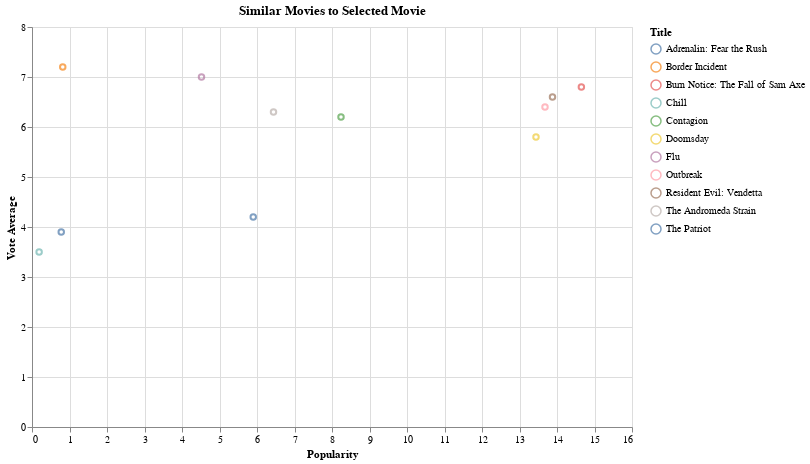

Here is the notebook cell this chart was saved with:
### Code cell
dropdown_symbol = alt.binding_select(options=list(similar_movies["query_title"].unique()), name=" ")
selection_symbol = alt.selection_point(fields=["query_title"], bind=dropdown_symbol, value=filtered_movies['title'].values[0])

# display the similar movies on a chart
alt.Chart(similar_movies).mark_point().encode(
    alt.X('popularity', title='Popularity'),
    alt.Y('vote_average', title='Vote Average'),
    alt.Color('title', title='Title'),
    tooltip=['title', 'overview']
).add_params(
    selection_symbol
).transform_filter(
    selection_symbol
).properties(
    title='Similar Movies to Selected Movie',
    width=600,
    height=400,
).interactive()

### Figure 1 — Vega-Lite specification as saved in the notebook (floating-point values rounded to 4 significant figures)
{"config": {"view": {"continuousWidth": 300, "continuousHeight": 300}}, "data": {"name": "data-91dce4392180328967685c1d944f3f85"}, "mark": {"type": "point"}, "encoding": {"color": {"field": "title", "title": "Title", "type": "nominal"}, "tooltip": [{"field": "title", "type": "nominal"}, {"field": "overview", "type": "nominal"}], "x": {"field": "popularity", "title": "Popularity", "type": "quantitative"}, "y": {"field": "vote_average", "title": "Vote Average", "type": "quantitative"}}, "height": 400, "params": [{"name": "param_24", "select": {"type": "point", "fields": ["query_title"]}, "bind": {"input": "select", "options": ["Outbreak", "Billy Madison", "Pulp Fiction", "Mallrats", "The Swan Princess"], "name": " "}, "value": "Outbreak"}, {"name": "param_25", "select": {"type": "interval", "encodings": ["x", "y"]}, "bind": "scales"}], "title": "Similar Movies to Selected Movie", "transform": [{"filter": {"param": "param_24"}}], "width": 600, "$schema": "https://vega.github.io/schema/vega-lite/v5.17.0.json", "datasets": {"data-91dce4392180328967685c1d944f3f85": [{"id": 6950.0, "title": "Outbreak", "overview": "A deadly airborne virus finds its way into the USA and starts killing off people at an epidemic rate. Col Sam Daniels' job is to stop the virus spreading from a small town, which must be quarantined, and to prevent an over reaction by the White House.", "popularity": 13.68, "vote_average": 6.4, "query_title": "Outbreak"}, {"id": 6058.0, "title": "The Patriot", "overview": "A deadly virus threatens to wipe out an entire Rocky Mountain town, leaving the town doctor to find some way to escape the soldiers who enforce the town's quarantine and devise an antidote. Matters take a more deadly turn after the physician is captured by a dangerously unstable band of militia extremists.", "popularity": 5.9, "vote_average": 4.2, "query_title": "Outbreak"}, {"id": 13460.0, "title": "Doomsday", "overview": "A lethal virus spreads throughout the British isles,infecting millions and killing hundreds of thousands. To contain the threat, acting authorities brutally quarantine the country as it succumbs to fear and chaos. The quarantine is successful. Three decades later, the Reaper virus violently resurfaces in a major city. An elite group of specialists is urgently dispatched into the still-quarantined country to retrieve a cure by any means necessary. Shut off from the rest of the world, the unit must battle through a landscape that has become a waking nightmare.", "popularity": 13.44, "vote_average": 5.8, "query_title": "Outbreak"}, {"id": 39540.0, "title": "Contagion", "overview": "As an epidemic of a lethal airborne virus - that kills within days - rapidly grows, the worldwide medical community races to find a cure and control the panic that spreads faster than the virus itself.", "popularity": 8.24, "vote_average": 6.2, "query_title": "Outbreak"}, {"id": 14300.0, "title": "The Andromeda Strain", "overview": "A U.S. satellite crash-lands near a small town in Utah, unleashing a deadly plague that kills virtually everyone except two survivors, who may provide clues to immunizing the population. As the military attempts to quarantine the area, a team of highly specialized scientists is assembled to find a cure and stop the spread of the alien pathogen, code-named Andromeda.", "popularity": 6.44, "vote_average": 6.3, "query_title": "Outbreak"}, {"id": 52680.0, "title": "Chill", "overview": "In this classic retro horror thriller, Sam, an aspiring writer, takes a job as a clerk in an L.A. inner city grocery market owned by the sinister Dr. Munoz, a former scientist who claims to have a rare skin condition.", "popularity": 0.19, "vote_average": 3.5, "query_title": "Outbreak"}, {"id": 55690.0, "title": "Adrenalin: Fear the Rush", "overview": "In a not-too-distant future, a lethal virus sweeps across Europe, prompting the creation of quarantine refugee camps in the United States. Police officers Delon (Natasha Henstridge) and Lemieux (Christopher Lambert) learn of a grisly murder in the Boston camp and team up to investigate. Suspecting the ruthless killer is infected with the virus, the pair have just hours to stop him before he becomes contagious and infects the entire population.", "popularity": 0.78, "vote_average": 3.9, "query_title": "Outbreak"}, {"id": 400100.0, "title": "Resident Evil: Vendetta", "overview": "BSAA Chris Redfield enlists the help of government agent Leon S. Kennedy and Professor Rebecca Chambers from Alexander Institute of Biotechnology to stop a death merchant with a vengeance from spreading a deadly virus in New York.", "popularity": 13.88, "vote_average": 6.6, "query_title": "Outbreak"}, {"id": 200100.0, "title": "Flu", "overview": "Infected through the respiratory system, there is a new kind of disease that kills in 36 hours once infected. The people of the city struggle to survive this. The worst epidemic ever seen is sweeping through Bundang, the suburb of Seoul. After smuggling illegal immigrants into the country, Byung-woo dies from an unknown virus. Soon after that, the same symptoms are plaguing scores of residents in Bundang.", "popularity": 4.52, "vote_average": 7.0, "query_title": "Outbreak"}, {"id": 61540.0, "title": "Burn Notice: The Fall of Sam Axe", "overview": "Before Sam Axe teamed up with Michael and Fiona, he was Commander Axe, U.S. Navy SEAL. The Fall of Sam Axe tells the story of how Sam went from respected Naval Commander to the man of mystery we've come to know on Burn Notice. On what will turn out to be Sam's last military mission, he is sent to the jungles of Colombia to investigate claims of a vicious terrorist organization known only as the \"Espada Ardiente\" (Flaming Sword). His mission: to determine whether U.S. military aid is necessary to deal with the threat. But when he arrives, things are more complicated than he'd imagined. He receives word that the rebels have targeted a small civilian clinic deep in the jungle. Sam must now save the clinic's doctors and patients from certain death. However, nothing is as it seems and the Espada Ardiente may not be the biggest threat Sam Axe faces.", "popularity": 14.65, "vote_average": 6.8, "query_title": "Outbreak"}, {"id": 33810.0, "title": "Border Incident", "overview": "The story concerns two agents, one Mexican (PJF) and one American, who are tasked to stop the smuggling of Mexican migrant workers across the border to California. The two agents go undercover, one as a poor migrant.", "popularity": 0.82, "vote_average": 7.2, "query_title": "Outbreak"}, {"id": 11020.0, "title": "Billy Madison", "overview": "Billy Madison is the 27 year-old son of Bryan Madison, a very rich man who has made his living in the hotel industry. Billy stands to inherit his father's empire but only if he can make it through all 12 grades, 2 weeks per grade, to prove that he has what it takes to run the family business.", "popularity": 6.64, "vote_average": 6.2, "query_title": "Billy Madison"}, {"id": 208100.0, "title": "Bad Grandpa", "overview": "86-year-old Irving Zisman is on a journey across America with the most unlikely companion: his 8 year-old grandson, Billy.", "popularity": 8.0, "vote_average": 6.0, "query_title": "Billy Madison"}, {"id": 83080.0, "title": "Blue City", "overview": "Returning to the small Florida town where he grew up, Billy Turner (Nelson) learns that his father has been killed. With little help from the police, Billy will take matters into his own hands and go up against a ruthless local mob boss in a desperate search to find the killer.", "popularity": 0.31, "vote_average": 5.3, "query_title": "Billy Madison"}, {"id": 37720.0, "title": "Accidents Happen", "overview": "There are dysfunctional families... and then there are the Conways. After a family tragedy, 15-year-old Billy Conway has become the de facto glue between his bitter mom, distant brother, and stoic dad. But when Billy starts to act out, everything changes for him and his family", "popularity": 6.76, "vote_average": 6.2, "query_title": "Billy Madison"}, {"id": 18390.0, "title": "Essex Boys", "overview": "Billy has just scored an entry-level position with the local crime cartel. His first job is to mind Jason, a newly released thug with a vicious temper. Jason thinks it's his job to teach Billy about crime, drugs and women. Little does he know that Billy has his eyes on Jason's own wife, Lisa. When an ecstasy deal goes bad, Jason vows revenge on the boss, while Billy looks to take out Jason. Before long, bodies start turning up", "popularity": 6.51, "vote_average": 5.7, "query_title": "Billy Madison"}, {"id": 183800.0, "title": "Billy the Kid", "overview": "Billy, after shooting down land baron William Donovan's henchmen for killing Billy's boss, is hunted down and captured by his friend, Sheriff Pat Garrett. He escapes and is on his way to Mexico when Garrett, recapturing him, must decide whether to bring him in or to let him go.", "popularity": 0.88, "vote_average": 0.0, "query_title": "Billy Madison"}, {"id": 54750.0, "title": "Firstborn", "overview": "Because he's the oldest, Jake has been the man of the house, since his parents divorce. When Mom starts seeing Sam, who always seems to be trying some new way to get rich quick, and declares he's the man of the house now, Jake puts up with it. Until he discovers Sam's illegal activities.", "popularity": 1.91, "vote_average": 6.3, "query_title": "Billy Madison"}, {"id": 104600.0, "title": "High Time", "overview": "Despite the dissapproval of his grown son and daughter, 51 year old widdower and wealthy restauranteur Harvey Howard (Bing Crosby) decides it's 'high time' to he gets his college degree.  And he's in for the full ride: living in the dorms, joing a fraternity, falling in love, and even getting some studying in.", "popularity": 0.73, "vote_average": 5.8, "query_title": "Billy Madison"}, {"id": 298800.0, "title": "Growing Up and Other Lies", "overview": "After living for years as a struggling artist in New York City, Jake is calling it quits and returning home to Ohio. On his last day in the city, he persuades his three oldest friends – Billy, Rocks and Gunderson – to help him retrace their greatest adventure together: a walk down the entire length of Manhattan.", "popularity": 0.52, "vote_average": 4.0, "query_title": "Billy Madison"}, {"id": 39450.0, "title": "Little Fockers", "overview": "It has taken 10 years, two little Fockers with wife Pam and countless hurdles for Greg to finally get in with his tightly wound father-in-law, Jack. After the cash-strapped dad takes a job moonlighting for a drug company, Jack's suspicions about his favorite male nurse come roaring back. When Greg and Pam's entire clan descends for the twins' birthday party, Greg must prove to the skeptical Jack that he's fully capable as the man of the house.", "popularity": 9.74, "vote_average": 5.5, "query_title": "Billy Madison"}, {"id": 21250.0, "title": "Nil by Mouth", "overview": "The family of Raymond, his wife Val and her brother Billy live in working-class London district. Also in their family is Val and Billy's mother Janet and grandmother Kath. Billy is a drug addict and Raymond kicks him out of the house, making him live on his own. Raymond is generally a rough and even violent person, and that leads to problems in the life of the family.", "popularity": 3.04, "vote_average": 7.1, "query_title": "Billy Madison"}, {"id": 680.0, "title": "Pulp Fiction", "overview": "A burger-loving hit man, his philosophical partner, a drug-addled gangster's moll and a washed-up boxer converge in this sprawling, comedic crime caper. Their adventures unfurl in three stories that ingeniously trip back and forth in time.", "popularity": 140.9, "vote_average": 8.3, "query_title": "Pulp Fiction"}, {"id": 29920.0, "title": "Easy Money", "overview": "A three-tiered story centered around drugs and organized crime, and focused on a young man who becomes a runner for a coke dealer.", "popularity": 10.52, "vote_average": 6.5, "query_title": "Pulp Fiction"}, {"id": 43600.0, "title": "Ladies They Talk About", "overview": "A moll, imprisoned after participating in a bank robbery, helps with a breakout plot.", "popularity": 1.53, "vote_average": 5.8, "query_title": "Pulp Fiction"}, {"id": 50110.0, "title": "Tyson", "overview": "The story of Mike Tyson. From his early days as a 12 year old amateur with a powerful punch, to the undisputed title of \"Heavyweight Champion of the World\", and ultimately to his conviction for rape. The story of his turbulent life moves quickly, never focusing for long on anything in particular.", "popularity": 3.88, "vote_average": 5.0, "query_title": "Pulp Fiction"}, {"id": 42660.0, "title": "Blonde Crazy", "overview": "Adventures of a cocky con man and his glamorous accomplice.", "popularity": 0.33, "vote_average": 5.9, "query_title": "Pulp Fiction"}, {"id": 27940.0, "title": "Micmacs", "overview": "A man and his friends come up with an intricate and original plan to destroy two big weapons manufacturers.  Avid movie-watcher and video store clerk Bazil has had his life all but ruined by weapons of war. His father was killed by a landmine in Morocco and one fateful night a stray bullet from a nearby shootout embeds itself in his skull, leaving him on the verge of instantaneous death. Losing his job and his home, Bazil wanders the streets until he meets Slammer, a pardoned convict who introduces him to a band of eccentric junkyard dealers including Calculator, a math expert and statistician, Buster, a record-holder in human cannonball feats, Tiny Pete, an artistic craftsman of automatons, and Elastic Girl, a sassy contortionist. When chance reveals to Bazil the two weapons manufacturers responsible for building the instruments of his destruction, he constructs a complex scheme for revenge that his newfound family is all too happy to help set in motion.", "popularity": 5.28, "vote_average": 6.8, "query_title": "Pulp Fiction"}, {"id": 97480.0, "title": "The Confession", "overview": "A unique story of redemption and an exploration of good and evil featuring a hit man and a priest.", "popularity": 1.2, "vote_average": 6.7, "query_title": "Pulp Fiction"}, {"id": 33150.0, "title": "Who Is Cletis Tout?", "overview": "A comedy about a hitman who sees everything in terms of the movies and how mistaken identity is getting in the way of recovering a stash of diamonds that was stolen and subsequently hidden more than 20 years earlier.", "popularity": 6.8, "vote_average": 5.5, "query_title": "Pulp Fiction"}, {"id": 421900.0, "title": "Luck-Key", "overview": "A reverse comedy that tells the story of a perfectionist assassin who falls and hits his head in a sauna, giving him amnesia. When a down-and-out actor switches locker keys with him, they switch lives until the hit-man, who soon becomes an action hero on TV, starts to remember things.", "popularity": 2.17, "vote_average": 7.3, "query_title": "Pulp Fiction"}, {"id": 373500.0, "title": "Chuck", "overview": "A drama inspired by the life of heavyweight boxer Chuck Wepner.", "popularity": 7.13, "vote_average": 6.1, "query_title": "Pulp Fiction"}, {"id": 37630.0, "title": "The Criminal Life of Archibaldo de la Cruz", "overview": "A bizarre black comedy about a man whose overwhelming ambition in life is to be a renowned serial killer of women, and will stop at nothing to achieve it - but not everything goes according to plan...", "popularity": 1.05, "vote_average": 7.4, "query_title": "Pulp Fiction"}, {"id": 2293.0, "title": "Mallrats", "overview": "Both dumped by their girlfriends, two best friends seek refuge in the local mall.", "popularity": 8.26, "vote_average": 6.8, "query_title": "Mallrats"}, {"id": 51880.0, "title": "The Parent Trap II", "overview": "Two best friends plot to get their single parents together to stop one of them from moving to New York.", "popularity": 0.92, "vote_average": 5.1, "query_title": "Mallrats"}, {"id": 17710.0, "title": "Brokedown Palace", "overview": "Best friends Alice and Darlene take a trip to Thailand after graduating high school. In Thailand, they meet a captivating Australian man, who calls himself Nick Parks. Darlene is particularly smitten with Nick and convinces Alice to take Nick up on his offer to treat the two of them to what amounts to a day trip to Hong Kong. In the airport, the girls are seized by the police and shocked to discover that one of their bags contains heroin.", "popularity": 6.57, "vote_average": 6.2, "query_title": "Mallrats"}, {"id": 385400.0, "title": "Mad Tiger", "overview": "Two best friends spent the last fifteen years touring the country in their performance art punk band. When one of them decides to quit, they both face deeper challenges than expected.", "popularity": 0.04, "vote_average": 0.0, "query_title": "Mallrats"}, {"id": 299000.0, "title": "Bey Yaar", "overview": "In the desperation to earn quick money, two best friends put their moral values at stake and end up losing their pride and dignity. They then choose a wrong path to set things right and snatch back what was rightfully theirs.", "popularity": 0.33, "vote_average": 8.0, "query_title": "Mallrats"}, {"id": 336300.0, "title": "Hell & Back", "overview": "Two best friends set out to rescue their pal after he's accidentally dragged to hell.", "popularity": 5.57, "vote_average": 5.0, "query_title": "Mallrats"}, {"id": 172800.0, "title": "Scenic Route", "overview": "Stranded on an isolated desert road, two life-long friends fight for survival as their already strained relationship spirals into knife-wielding madness.", "popularity": 5.47, "vote_average": 6.2, "query_title": "Mallrats"}, {"id": 35250.0, "title": "The Locals", "overview": "Two best friends, Grant and Paul, hit the country road for a night of fun, but unfortunately take a short cut to their fate... where they meet the Locals.", "popularity": 0.89, "vote_average": 5.7, "query_title": "Mallrats"}, {"id": 10880.0, "title": "Saving Silverman", "overview": "A pair of buddies conspire to save their best friend from marrying the wrong woman, a cold-hearted beauty who snatches him from them and breaks up their Neil Diamond cover band.", "popularity": 8.53, "vote_average": 5.4, "query_title": "Mallrats"}, {"id": 71380.0, "title": "The Heat", "overview": "Four good folks from schools got reunion in a summer café on the bank of River Moskva, and they had an unthinkable trouble to deal with check, though one of them is so rich. One by one, a friend left the table to find solution and everyone of them met with different stories. The rich one got caught, ended up in jail for a night with the help from other folks. Friendship never ends...", "popularity": 0.65, "vote_average": 3.2, "query_title": "Mallrats"}, {"id": 10640.0, "title": "Loser", "overview": "On a university scholarship, a good natured student from the midwest gets a crash course in city life while dealing with three evil roommates. He befriends a virtually homeless college student whom he falls for, but she's dating a nasty professor.", "popularity": 6.24, "vote_average": 5.0, "query_title": "Mallrats"}, {"id": 22590.0, "title": "The Swan Princess", "overview": "The beautiful princess Odette is transformed into a swan by an evil sorcerer's spell. Held captive at an enchanted lake, she befriends Jean-Bob the frog, Speed the turtle and Puffin the bird. Despite their struggle to keep the princess safe, these good-natured creatures can do nothing about the sorcerer's spell, which can only be broken by a vow of everlasting love.", "popularity": 8.91, "vote_average": 6.5, "query_title": "The Swan Princess"}, {"id": 44210.0, "title": "Black Swan", "overview": "A ballet dancer wins the lead in \"Swan Lake\" and is perfect for the role of the delicate White Swan - Princess Odette - but slowly loses her mind as she becomes more and more like Odile, the Black Swan.", "popularity": 12.99, "vote_average": 7.3, "query_title": "The Swan Princess"}, {"id": 15020.0, "title": "Barbie of Swan Lake", "overview": "Barbie comes to life in her third animated movie, based on the beloved fairy tale and set to the brilliant music of Tchaikovsky. Barbie as Odette, the young daughter of a baker, follows a unicorn into the Enchanted Forest and is transformed into a swan by an evil wizard intent on defeating the Fairy Queen.", "popularity": 6.46, "vote_average": 6.6, "query_title": "The Swan Princess"}, {"id": 15910.0, "title": "Barbie and the Magic of Pegasus 3-D", "overview": "Princess Annika (Barbie) escapes the clutches of the evil wizard, explores the wonders of Cloud Kingdom, and teams up with a magnificent winged horse - who turns out to be her sister, Princess Brietta - to defeat the wizard and break the spells that imprisoned her family.", "popularity": 6.97, "vote_average": 6.2, "query_title": "The Swan Princess"}, {"id": 321600.0, "title": "Beauty and the Beast", "overview": "A live-action adaptation of Disney's version of the classic 'Beauty and the Beast' tale of a cursed prince and a beautiful young woman who helps him break the spell.", "popularity": 287.2, "vote_average": 6.8, "query_title": "The Swan Princess"}, {"id": 28300.0, "title": "The Swan Princess: The Mystery of the Enchanted Kingdom", "overview": "The royal couple Odette and Derek face yet another evil magician, this time a woman named Zelda. Lusting for the treasure of the Forbidden Arts, which will give her absolute power, Zelda kidnaps Odette as ransom. Derek and several animal friends head off to rescue Odette", "popularity": 5.17, "vote_average": 5.7, "query_title": "The Swan Princess"}, {"id": 85790.0, "title": "Swan Lake", "overview": "The hero, Prince Siegfried, is out riding one day with his friends when he spies amidst swans on a lake a particularly eye-catching one with a crown on its head, the familiar Princess ...", "popularity": 0.08, "vote_average": 7.0, "query_title": "The Swan Princess"}, {"id": 61740.0, "title": "The Ice Princess", "overview": "This is another variation of the Cinderella story: the bright and beautiful Ella lives in the household of a lord since her mother died. She's unhappy because the lord's daughters treat her like their servant. The country is in problems, because the prince is a dreamer and doesn't realize that his chancellor abuses his power. When the day nears the prince is forced by law to find a wife, a celebration on a frozen lake is arranged. Ella manages to skate on the lake for him too, hiding her identity. The prince falls in love with her, so he tries to find her. His chancellor attempts to hinder them, since he knows about Ella's critical thoughts.", "popularity": 0.0, "vote_average": 0.0, "query_title": "The Swan Princess"}, {"id": 10880.0, "title": "Sleeping Beauty", "overview": "A beautiful princess born in a faraway kingdom is destined by a terrible curse to prick her finger on the spindle of a spinning wheel and fall into a deep sleep that can only be awakened by true love's first kiss. Determined to protect her, her parents ask three fairies to raise her in hiding. But the evil Maleficent is just as determined to seal the princess's fate.", "popularity": 14.28, "vote_average": 6.8, "query_title": "The Swan Princess"}, {"id": 59300.0, "title": "Princess Arete", "overview": "Imprisoned by a sorcerer who fears she will rob him of eternal life, guileless young Princess Arete befriends a villager who helps her plan an escape.", "popularity": 0.42, "vote_average": 6.6, "query_title": "The Swan Princess"}, {"id": 70350.0, "title": "Beauty and the Beast", "overview": "Julie, the youngest daughter of a bankrupt merchant, sacrifices her life in order to save her father. She goes to an enchanted castle in the woods and meets Netvor, a bird-like monster. As Netvor begins to fall in love with Julie, he must suppress his beastly urge to kill her.", "popularity": 2.94, "vote_average": 7.8, "query_title": "The Swan Princess"}]}}
